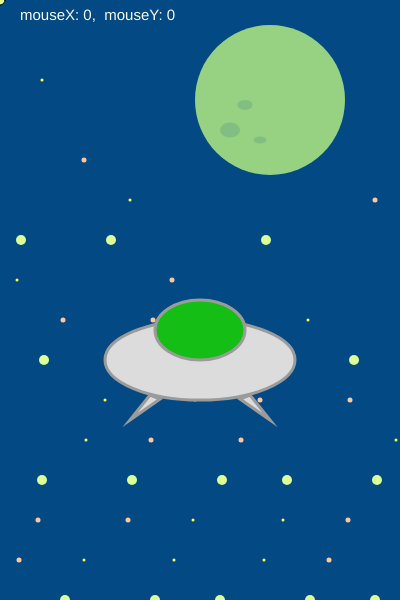
Frame 1 (no input)
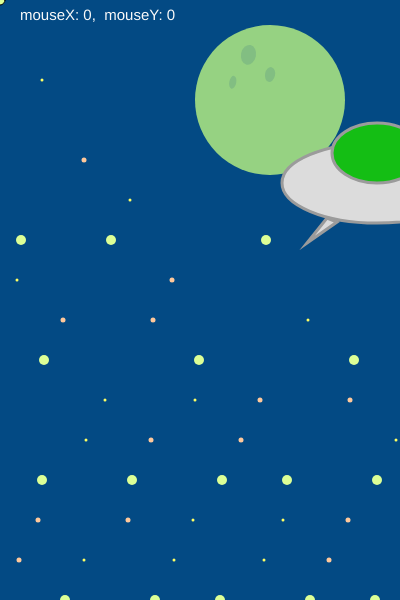
Frame 60 (no input)
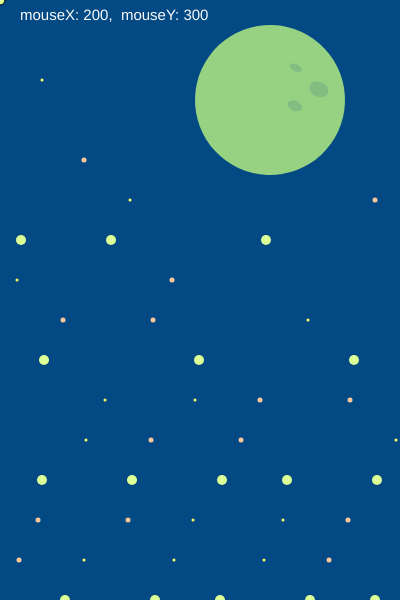
Frame 120 (the mouse pressed at the canvas centre since frame 60)

The p5.js sketch that drew these frames (run headless with seeded random() and noise() and a simulated clock; from frame 60 on, the mouse is pressed at the canvas centre):

// p5.js sketch
// ── sketch.js
let xMax = 400;
let yMax = 600;

let xUFO = xMax/2;
let yUFO = yMax*0.6;

let ruota = 0;

function setup() {
  createCanvas(xMax, yMax);
}

function draw() {
  background("#034a84ff");
  // mostrare un testo bianco che dice le coordinate 
  // del mouse sul foglio da disegno
  fill(250); //bianco
  textSize (15);
  //stringa, x, y
  text ("mouseX: " + mouseX + ",  mouseY: " + mouseY, 20, 20);
  // aprire contesto di disegno
  
  //disegnare le stelle
  //120
  // tre tipi di stelle a, b, c
  //fino a che abbiamo 120 stelle
  //stelle ellipse
  push();
  //un unico ciclo 
  // creare una sequenza per fare a, b, c
  for (let i=0; i < 120; i++) {
    let starX = (i*37) % width + (i%3) * 5;
    let starY = ((i*73) % height) + (i*7);
    if (i % 3 == 0){
      // stella tipo a 
      fill(220, 255, 150);
      ellipse(starX, starY, 10);
      strokeWeight (0)
    } else if (i % 2 == 0) {
      //stella b
      fill(255, 200, 155);
      ellipse(starX, starY, 5);
    }else
    {//stella c
      fill(255, 255, 100);
      ellipse(starX, starY, 3);
    }
  }
  pop();
  push();
  //Sposto l'origine al centro del pianeta
  translate(270, 100); 
  
  //Ruoto attorno al nuovo centro
  rotate(ruota); 
  
  //Disegno il pianeta e i crateri 
  
  // Pianeta principale
  fill(150, 210, 130);
  strokeWeight(0);
  ellipse(0, 0, 150, 150, 30); 

  // Crateri
  fill(130, 190, 130);
  ellipse(-40, 30, 20, 15, 30); 
  ellipse(-25, 5, 15, 10, 30);  
  ellipse(-10, 40, 13, 7, 30); 
pop(); 
push ();
  fill (220);
  stroke (155);
  strokeWeight(3);
  ellipse (xUFO, yUFO, 190, 80, 10);
  fill(20, 190, 20);
  stroke(155);
  strokeWeight (3);
  ellipse (xUFO, yUFO-30, 90, 60, 30);
  fill (220);
  triangle(xUFO-70,yUFO+60, xUFO-50,yUFO+35, xUFO-40,yUFO+39);
  triangle(xUFO+70,yUFO+60, xUFO+50,yUFO+35, xUFO+40,yUFO+39);
  // finire contesto
  pop ();
// Movimento diagonale
xUFO += 3;      // velocità destra
yUFO -= 3;      // velocità su
// Se la xUFO è > di xMax+100 OPPURE se yUFO < -100
if (xUFO > xMax + 100 || yUFO < -100) { 
  xUFO = -190;            // completamente fuori a sinistra
  yUFO = yMax + 80;       // completamente sotto lo schermo
}

ruota+= 0.03;

}
